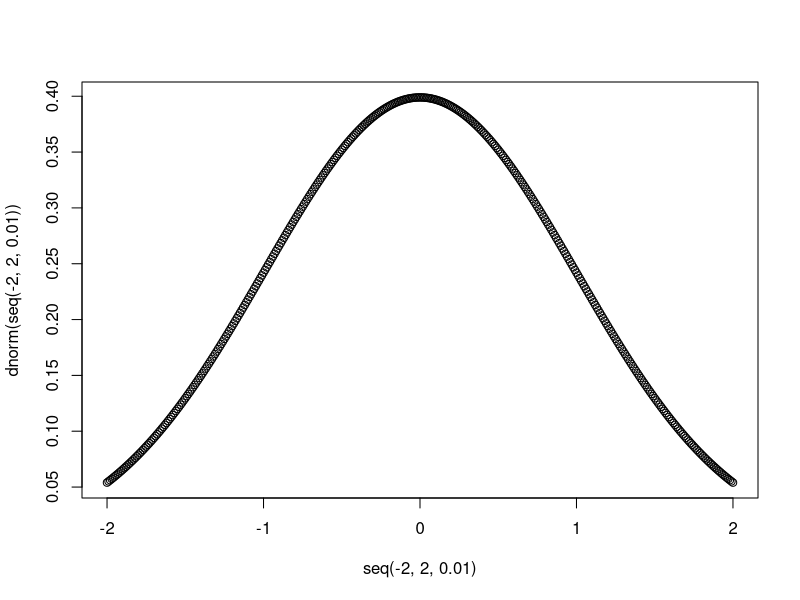

Here is the R script that generated this plot:
x <- seq(10, 22, 2)
y <- x - 3
z <- x + 3
df <- data.frame(x, y, z)
print(length(df))
plot(seq(-2, 2, 0.01), dnorm(seq(-2, 2, 0.01)))
